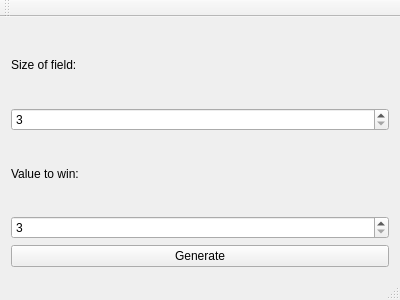
<?xml version="1.0" encoding="UTF-8"?>
<ui version="4.0">
 <class>MainWindow</class>
 <widget class="QMainWindow" name="MainWindow">
  <property name="geometry">
   <rect>
    <x>0</x>
    <y>0</y>
    <width>400</width>
    <height>300</height>
   </rect>
  </property>
  <property name="windowTitle">
   <string>MainWindow</string>
  </property>
  <widget class="QWidget" name="centralWidget">
   <layout class="QGridLayout" name="gridLayout_2">
    <item row="0" column="0">
     <layout class="QGridLayout" name="buttonGrid"/>
    </item>
    <item row="0" column="1">
     <layout class="QVBoxLayout" name="verticalLayout">
      <item>
       <widget class="QLabel" name="label_2">
        <property name="text">
         <string>Size of field:</string>
        </property>
       </widget>
      </item>
      <item>
       <widget class="QSpinBox" name="sizeSpin">
        <property name="minimum">
         <number>3</number>
        </property>
        <property name="maximum">
         <number>20</number>
        </property>
        <property name="value">
         <number>3</number>
        </property>
       </widget>
      </item>
      <item>
       <widget class="QLabel" name="label">
        <property name="text">
         <string>Value to win:</string>
        </property>
       </widget>
      </item>
      <item>
       <widget class="QSpinBox" name="valueSpin">
        <property name="minimum">
         <number>3</number>
        </property>
        <property name="maximum">
         <number>20</number>
        </property>
       </widget>
      </item>
      <item>
       <widget class="QPushButton" name="generate">
        <property name="text">
         <string>Generate</string>
        </property>
       </widget>
      </item>
     </layout>
    </item>
   </layout>
  </widget>
  <widget class="QMenuBar" name="menuBar">
   <property name="geometry">
    <rect>
     <x>0</x>
     <y>0</y>
     <width>400</width>
     <height>21</height>
    </rect>
   </property>
  </widget>
  <widget class="QToolBar" name="mainToolBar">
   <attribute name="toolBarArea">
    <enum>TopToolBarArea</enum>
   </attribute>
   <attribute name="toolBarBreak">
    <bool>false</bool>
   </attribute>
  </widget>
  <widget class="QStatusBar" name="statusBar"/>
 </widget>
 <layoutdefault spacing="6" margin="11"/>
 <resources/>
 <connections/>
</ui>
